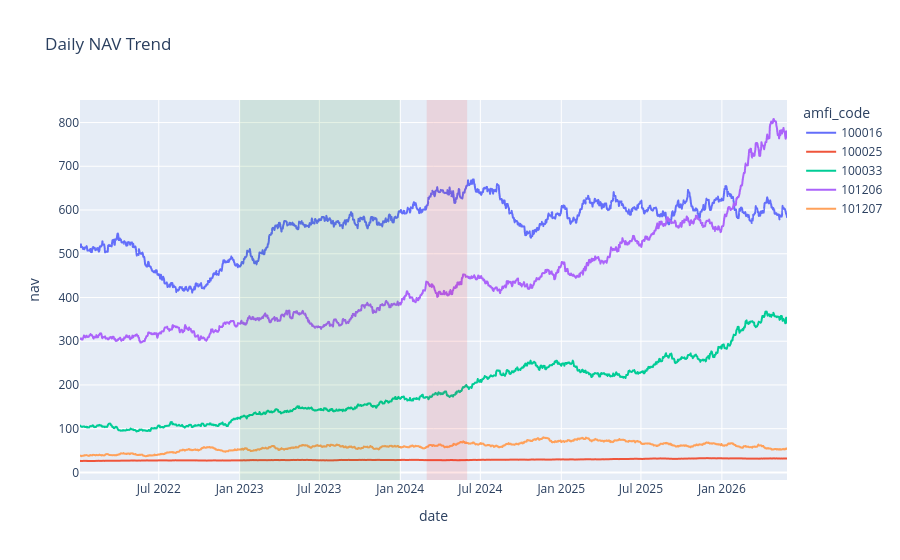

The code cell stored with this chart in its notebook:
### Markdown cell above
### 1. NAV Trend Analysis

### Code cell
nav_path = os.path.join(DATA_DIR, 'cleaned_nav_history.csv')
if os.path.exists(nav_path):
    df_nav = pd.read_csv(nav_path)
    df_nav['date'] = pd.to_datetime(df_nav['date'])
    df_plot = df_nav[df_nav['amfi_code'].isin(df_nav['amfi_code'].unique()[:5])]
    fig = px.line(df_plot, x='date', y='nav', color='amfi_code', title='Daily NAV Trend')
    fig.add_vrect(x0='2023-01-01', x1='2023-12-31', fillcolor='green', opacity=0.1, line_width=0)
    fig.add_vrect(x0='2024-03-01', x1='2024-06-01', fillcolor='red', opacity=0.1, line_width=0)
    fig.show()
else:
    print('File not found:', nav_path)

### Figure 1 — Plotly figure (JSON) as saved in the notebook; plotly's stock layout.template omitted (floating-point values rounded to 4 significant figures; data arrays with more than 128 entries replaced by an {"elided": "..."} marker saying what was removed)
{"data": [{"hovertemplate": "amfi_code=100016<br>date=%{x}<br>nav=%{y}<extra></extra>", "legendgroup": "100016", "line": {"color": "#636efa", "dash": "solid"}, "marker": {"symbol": "circle"}, "mode": "lines", "name": "100016", "showlegend": true, "type": "scattergl", "x": {"elided": "1608 str values"}, "xaxis": "x", "y": {"elided": "1608 float values"}, "yaxis": "y"}, {"hovertemplate": "amfi_code=100025<br>date=%{x}<br>nav=%{y}<extra></extra>", "legendgroup": "100025", "line": {"color": "#EF553B", "dash": "solid"}, "marker": {"symbol": "circle"}, "mode": "lines", "name": "100025", "showlegend": true, "type": "scattergl", "x": {"elided": "1608 str values"}, "xaxis": "x", "y": {"elided": "1608 float values"}, "yaxis": "y"}, {"hovertemplate": "amfi_code=100033<br>date=%{x}<br>nav=%{y}<extra></extra>", "legendgroup": "100033", "line": {"color": "#00cc96", "dash": "solid"}, "marker": {"symbol": "circle"}, "mode": "lines", "name": "100033", "showlegend": true, "type": "scattergl", "x": {"elided": "1608 str values"}, "xaxis": "x", "y": {"elided": "1608 float values"}, "yaxis": "y"}, {"hovertemplate": "amfi_code=101206<br>date=%{x}<br>nav=%{y}<extra></extra>", "legendgroup": "101206", "line": {"color": "#ab63fa", "dash": "solid"}, "marker": {"symbol": "circle"}, "mode": "lines", "name": "101206", "showlegend": true, "type": "scattergl", "x": {"elided": "1608 str values"}, "xaxis": "x", "y": {"elided": "1608 float values"}, "yaxis": "y"}, {"hovertemplate": "amfi_code=101207<br>date=%{x}<br>nav=%{y}<extra></extra>", "legendgroup": "101207", "line": {"color": "#FFA15A", "dash": "solid"}, "marker": {"symbol": "circle"}, "mode": "lines", "name": "101207", "showlegend": true, "type": "scattergl", "x": {"elided": "1608 str values"}, "xaxis": "x", "y": {"elided": "1608 float values"}, "yaxis": "y"}], "layout": {"legend": {"title": {"text": "amfi_code"}, "tracegroupgap": 0}, "shapes": [{"fillcolor": "green", "line": {"width": 0}, "opacity": 0.1, "type": "rect", "x0": "2023-01-01", "x1": "2023-12-31", "xref": "x", "y0": 0, "y1": 1, "yref": "y domain"}, {"fillcolor": "red", "line": {"width": 0}, "opacity": 0.1, "type": "rect", "x0": "2024-03-01", "x1": "2024-06-01", "xref": "x", "y0": 0, "y1": 1, "yref": "y domain"}], "title": {"text": "Daily NAV Trend"}, "xaxis": {"anchor": "y", "domain": [0, 1], "title": {"text": "date"}}, "yaxis": {"anchor": "x", "domain": [0, 1], "title": {"text": "nav"}}}}
